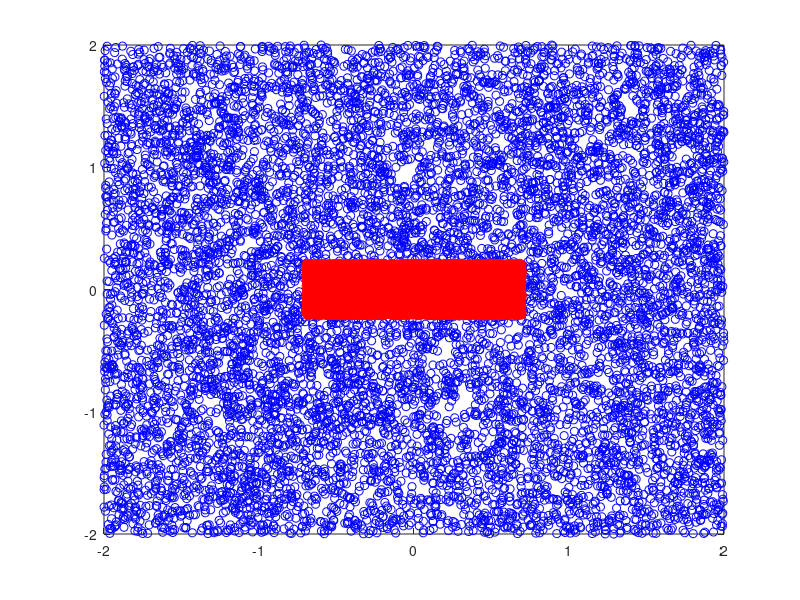
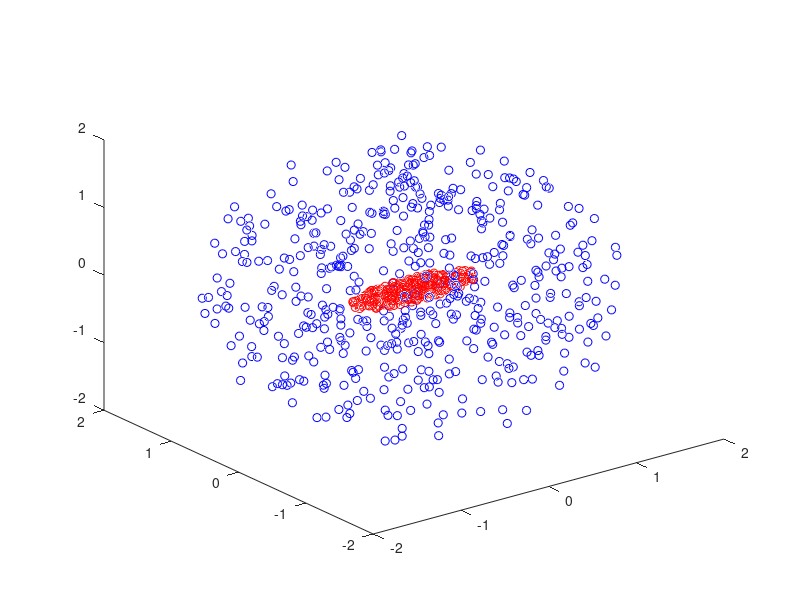
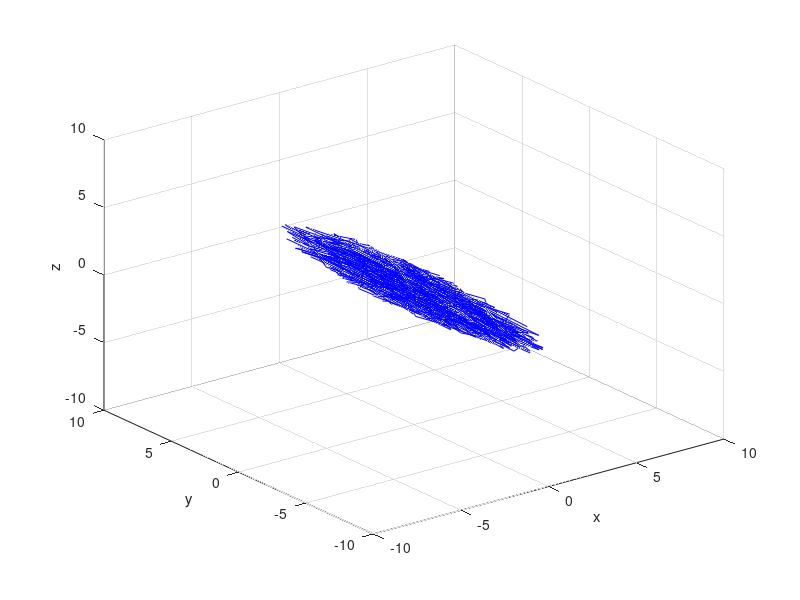

Recreate these plots in MATLAB, in order.
clc;
close all;
clear all;
x = 4*(0.5-rand(3,10000));


norm(x(:,1))
norm(x(:,10))

r=2;
Q = r^2*[1 0 0;
         0 1 0
         0 0 1 ];

A = 0.9*rand(3,3);

A = [0.9 0 0;
    0 0.8 0;
    0 0 0.75];

eigs(A)
T = A^10;
xx = T*x;

figure()
plot(x(1,:),x(2,:),'bo');hold on;
plot(xx(1,:),xx(2,:),'ro');


R = T'*Q*T;
R2 = inv(T)'*inv(Q)*inv(T);
R3 = inv(R);
eigs(R);

eigs(R2);

z=[];
w=[];
for i=1:1000
    y = x(:,i);
    yy = xx(:,i);
    if y'*inv(Q)*y <= 1
        z = [z,y];
    end
    
    if yy'*R3*yy <= 1
        w = [w,yy];
    end
end


figure()
plot3(z(1,:),z(2,:),z(3,:),'bo');hold on;
plot3(w(1,:),w(2,:),w(3,:),'ro');

%%
close all;

x_0 = [0;0;0];
P = [1 0 0;
     0 100 0;
     0 0 3];
z=[];
for i = 1:100000
    y = x_0+ 20*(0.5 - rand(3,1));
    f = (y-x_0)'*inv(P)*(y-x_0);

    if f<=1
        z=[z,y];
    end
end



figure()
plot3(z(1,:),z(2,:),z(3,:),'b');hold on;
xlabel('x')
ylabel('y')
zlabel('z')
grid on
axis([-10 10 -10 10 -10 10])
